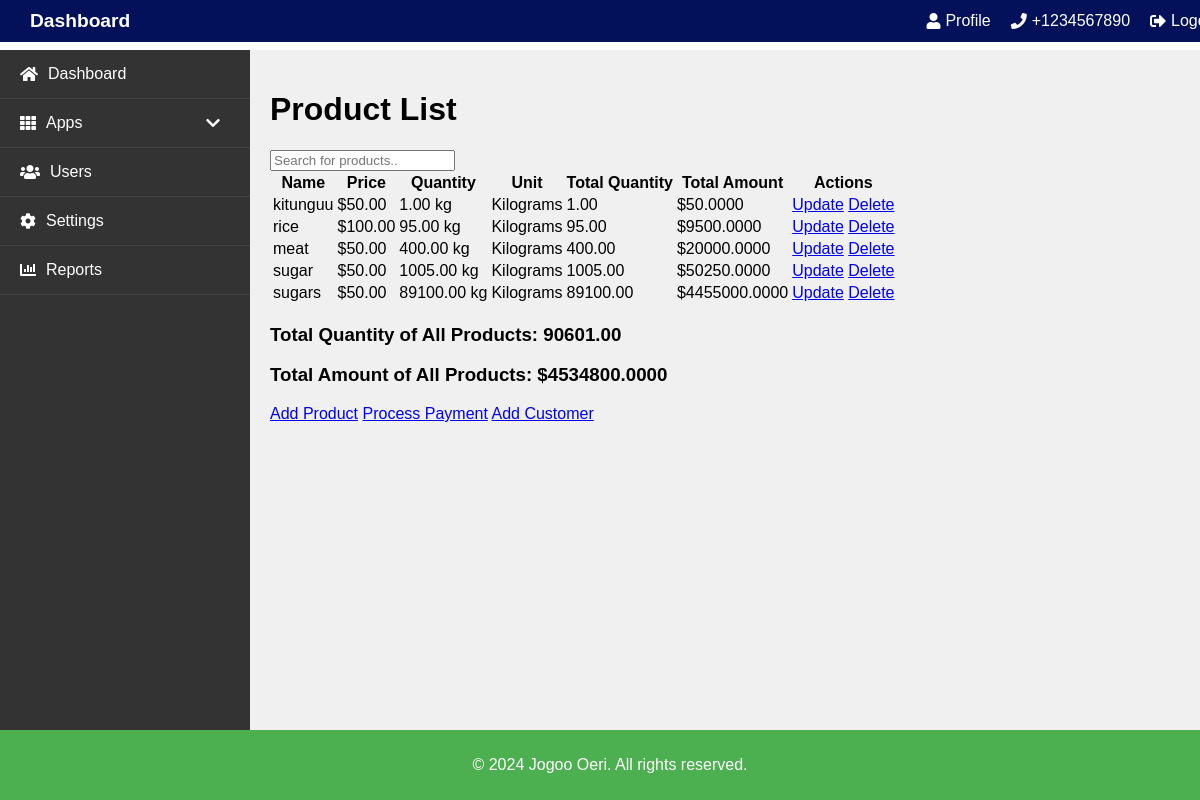
Page /pos/ on the earlier database version.
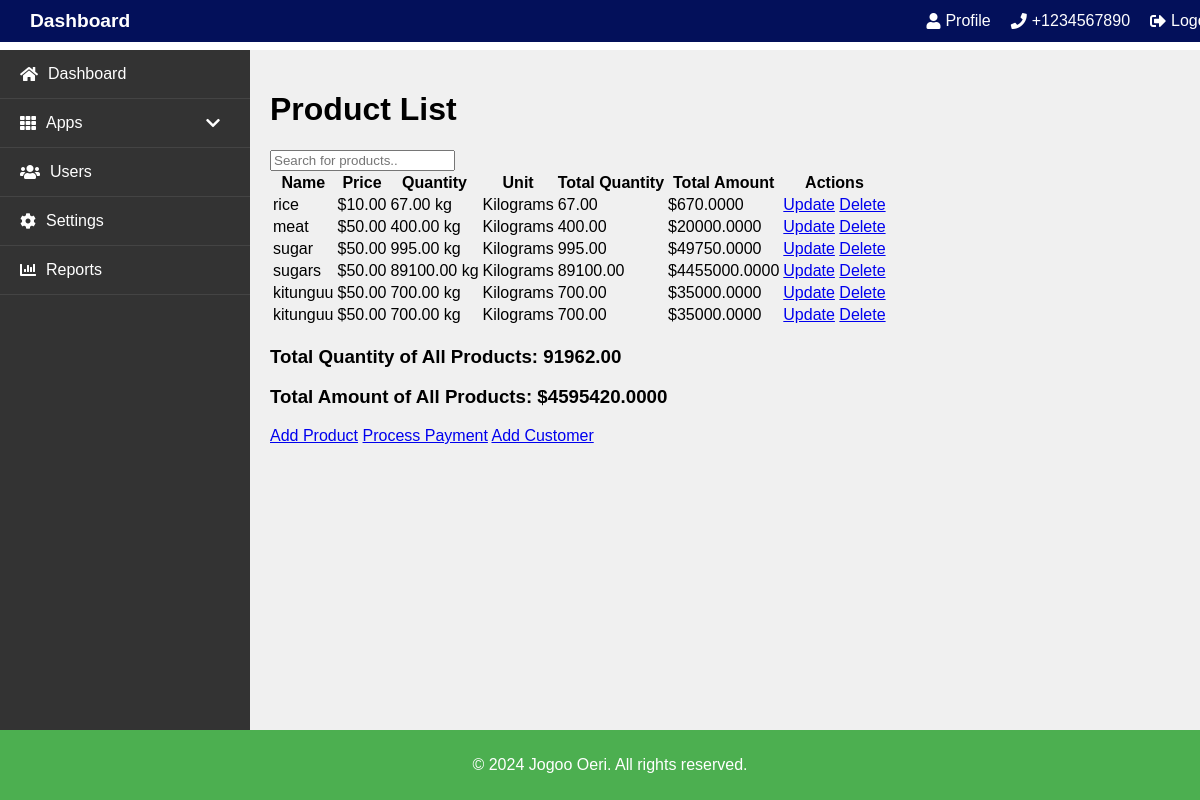
Same page on the later database version.
### pos/models.py (models this page shows, shortened)
class Product(models.Model):
    UNIT_CHOICES = [
        ('kg', 'Kilograms'),
        ('pcs', 'Pieces'),
        ('m', 'Meters'),
    ]
    name = models.CharField(max_length=100, unique=True)  # Added unique=True
    price = models.DecimalField(max_digits=10, decimal_places=2)
    quantity = models.DecimalField(max_digits=10, decimal_places=2)
    unit = models.CharField(max_length=10, choices=UNIT_CHOICES)

### pos/views.py (the view)
# urls.py: path('', views.product_list, name='product_list'),
def product_list(request):
    products = Product.objects.all()
    total_quantity = sum(product.quantity for product in products)
    total_amount = sum(product.quantity * product.price for product in products)
    products_with_total = [
        {'product': product, 'total_amount': product.quantity * product.price}
        for product in products
    ]
    return render(request, 'pos/product_list.html', {
        'products': products_with_total,
        'total_quantity': total_quantity,
        'total_amount': total_amount,
    })

### pos/templates/pos/product_list.html (shortened to what this page needs)
{% extends "dashboard/dashboard_base.html" %}
{% block content %}
<div id="content">
    <h1>Product List</h1>
    <div id="search">
        <input type="text" id="searchBox" onkeyup="searchTable()" placeholder="Search for products..">
    </div>
    <table id="productTable">
        <thead>
            <tr>
                <th>Name</th>
                <th>Price</th>
                <th>Quantity</th>
                <th>Unit</th>
                <th>Total Quantity</th>
                <th>Total Amount</th>
                <th>Actions</th>
            </tr>
        </thead>
        <tbody>
            {% for item in products %}
                <tr>
                    <td>{{ item.product.name }}</td>
                    <td>${{ item.product.price }}</td>
                    <td>{{ item.product.quantity }} {{ item.product.unit }}</td>
                    <td>{{ item.product.get_unit_display }}</td>
                    <td>{{ item.product.quantity }}</td>
                    <td>${{ item.total_amount }}</td>
                    <td>
                        <a href="{% url 'pos:update_product' item.product.pk %}">Update</a>
                        <a href="{% url 'pos:delete_product' item.product.pk %}">Delete</a>
                    </td>
                </tr>
            {% empty %}
                <tr>
                    <td colspan="7">No products available.</td>
                </tr>
            {% endfor %}
        </tbody>
    </table>
    <div class="summary">
        <h3>Total Quantity of All Products: {{ total_quantity }}</h3>
        <h3>Total Amount of All Products: ${{ total_amount }}</h3>
    </div>
    <div class="actions">
        <a href="{% url 'pos:add_product' %}">Add Product</a>
        <a href="{% url 'pos:process_payment' %}">Process Payment</a>
        <a href="{% url 'pos:add_customer' %}">Add Customer</a>
    </div>
</div>
{% endblock %}

### dashboard/templates/dashboard/dashboard_base.html (shortened to what this page needs)
<!DOCTYPE html>
<html lang="en">
<head>
    {% load static %}
    <link rel="stylesheet" href="{% static 'css/dashboard.css' %}">
    <link rel="stylesheet" href="https://cdnjs.cloudflare.com/ajax/libs/font-awesome/5.15.3/css/all.min.css">
</head>
<body>
    <div class="dashboard-container">
        <nav class="navbar">
            <div class="navbar-left">
                <span class="navbar-brand">Dashboard</span>
            </div>
            <div class="navbar-right">
                <a href="#" class="navbar-item" data-tooltip="Profile"><i class="fas fa-user"></i> <span>Profile</span></a>
                <a href="tel:+1234567890" class="navbar-item" data-tooltip="+1234567890"><i class="fas fa-phone"></i> <span>+1234567890</span></a>
                <a href="#" class="navbar-item" data-tooltip="Logout"><i class="fas fa-sign-out-alt"></i> <span>Logout</span></a>
            </div>
        </nav>
        <div class="main-content">
            <aside class="sidebar" id="sidebar">
                <ul class="sidebar-menu">
                    <li><a href="{% url 'dashboard' %}"><i class="fas fa-home"></i> <span>Dashboard</span></a></li>
                    <li class="dropdown">
                        <a href="#" class="dropdown-toggle">
                            <i class="fas fa-th"></i> <span>Apps</span>
                            <i class="fas fa-chevron-down"></i>
                        </a>
                    </li>
                    <li><a href="#"><i class="fas fa-users"></i> <span>Users</span></a></li>
                    <li><a href="#"><i class="fas fa-cog"></i> <span>Settings</span></a></li>
                    <li><a href="#"><i class="fas fa-chart-bar"></i> <span>Reports</span></a></li>
                </ul>
            </aside>
            <main class="content">
                {% block content %}{% endblock %}
            </main>
        </div>
        <footer class="footer">
            <p>&copy; <span id="current-year"></span> Jogoo Oeri. All rights reserved.</p>
        </footer>
    </div>
</body>
</html>

### static/css/dashboard.css (style rules this page uses)
body, html { margin: 0; padding: 0; font-family: Arial, sans-serif; height: 100%; overflow: hidden; }
.dashboard-container { display: flex; flex-direction: column; height: 100vh; }
.navbar { display: flex; justify-content: space-between; align-items: center; background-color: #03105a; color: white; padding: 10px 20px; position: fixed; width: 100%; top: 0; left: 0; z-index: 1000; }
.navbar-left, .navbar-right { display: flex; align-items: center; }
.navbar-brand { font-size: 1.2em; font-weight: bold; margin-left: 10px; }
.contact-info, .navbar-item { margin-left: 20px; }
.navbar-item { color: white; text-decoration: none; }
.sidebar { width: 250px; background-color: #333; color: white; position: fixed; top: 50px; left: 0; height: calc(100vh - 50px); overflow-y: auto; transition: transform 0.3s ease; }
.sidebar-menu { list-style-type: none; padding: 0; margin: 0; }
.sidebar-menu > li { border-bottom: 1px solid #444; }
.sidebar-menu li a { display: flex; align-items: center; padding: 15px 20px; color: white; text-decoration: none; }
.sidebar-menu li a i { margin-right: 10px; }
.sidebar-menu .dropdown > a { position: relative; }
.sidebar-menu .dropdown > a .fa-chevron-down { position: absolute; right: 20px; transition: transform 0.3s ease; }
.main-content { display: flex; flex-grow: 1; margin-top: 50px; margin-left: 250px; overflow: auto; }
.content { flex-grow: 1; padding: 20px; background-color: #f0f0f0; }
.footer { text-align: center; padding: 10px; background-color: #4CAF50; color: white; position: fixed; bottom: 0; width: 100%; }
.navbar-item { color: white; text-decoration: none; margin-left: 20px; display: flex; align-items: center; }
.navbar-item i { margin-right: 5px; }
.navbar-item { color: white; text-decoration: none; margin-left: 20px; display: flex; align-items: center; position: relative; }

Differences in the rows shown:
removed Product: product.name "kitunguu", product.price "50.00", product.quantity "1.00", product.unit "kg", product.unit "Kilograms", total_amount "50.0000"
changed Product "rice": product.price "100.00" → "10.00"; product.quantity "95.00" → "67.00"; total_amount "9500.0000" → "670.0000"
changed Product "sugar": product.quantity "1005.00" → "995.00"; total_amount "50250.0000" → "49750.0000"
added Product: product.name "kitunguu", product.price "50.00", product.quantity "700.00", product.unit "kg", product.unit "Kilograms", total_amount "35000.0000"
added Product: product.name "kitunguu", product.price "50.00", product.quantity "700.00", product.unit "kg", product.unit "Kilograms", total_amount "35000.0000"
Other differences:
{{ total_quantity }}: "90601.00" → "91962.00"
{{ total_amount }}: "4534800.0000" → "4595420.0000"
